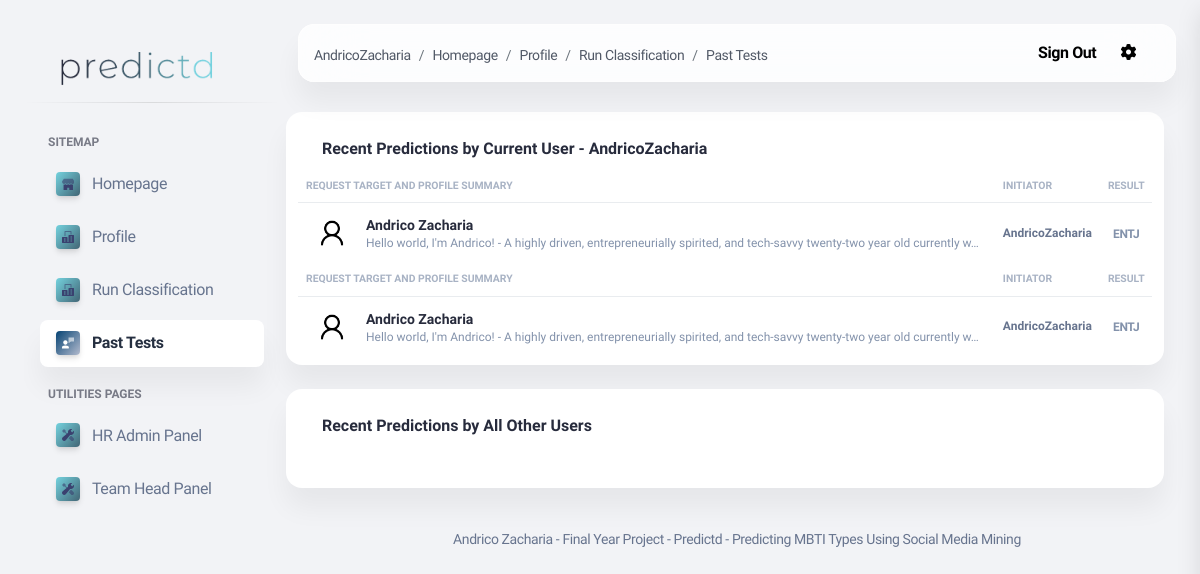
The app's page /history.html (signed in) with its own data.
### apps/home/models.py (models this page shows)
class MBTITest(models.Model):
    initiator = models.ForeignKey(User, on_delete=models.CASCADE)
    target = models.TextField()
    input = models.TextField()
    date = models.DateTimeField()
    type = models.TextField(max_length=4)
    IvsE = models.TextField(max_length=1, default="")
    IvsS = models.TextField(max_length=1, default="")
    TvsF = models.TextField(max_length=1, default="")
    JvsP = models.TextField(max_length=1, default="")
    probability = models.DecimalField(decimal_places=2, max_digits=4, default=00.00)
    profile_picture_url = models.TextField(default="/static/assets/img/profileHolder.png")

### apps/home/views.py (the view)
# urls.py: path('history.html', views.mbti_detail_view),
@login_required(login_url="/login/")
def mbti_detail_view(request):
    allMBTITests = MBTITest.objects.all().order_by('-date')
    context = {
        'segment': 'history',
        "allMBTITests": allMBTITests,
    }
    return render(request, 'home/history.html', context)

### apps/templates/home/history.html (shortened to what this page needs)
{% extends 'layouts/base.html' %}
{% block content %}
    <div class="container-fluid" style="padding-top: 30px">
        <div class="row">
            <div class="row">
                <div class="card mb-4">
                    <div class="card-header pb-0">
                        <h6>Recent Predictions by Current User - {{ user.get_username }}</h6>
                    </div>
                    <div class="card-body px-0 pt-0 pb-2">
                        <div class="table-responsive p-0">
                            <table class="table align-items-center mb-0">
                                <tbody>
                                {% for test in allMBTITests %}
                                    {% if request.user.id == test.initiator_id %}
                                        <tr>
                                            <th class="text-uppercase text-secondary text-xxs font-weight-bolder opacity-7">
                                                Request Target and Profile Summary
                                            </th>
                                            <th class="text-uppercase text-secondary text-xxs font-weight-bolder opacity-7 ps-2">
                                                Initiator
                                            </th>
                                            <th class="text-center text-uppercase text-secondary text-xxs font-weight-bolder opacity-7">
                                                Result
                                            </th>
                                        </tr>
                                        </tbody>
                                        <tbody>
                                        <tr>
                                            <td>
                                                <div class="d-flex px-2 py-1">
                                                    <div>
                                                        <img src="/static/assets/img/profileHolder.png"
                                                             class="avatar avatar-sm me-3">
                                                    </div>
                                                    <div class="d-flex flex-column justify-content-center">
                                                        <h6 class="mb-0 text-sm">{{ test.target }}</h6>
                                                        <p class="text-xs text-secondary mb-0">{{ test.input|truncatechars:120 }}</p>
                                                    </div>
                                                </div>
                                            </td>
                                            <td>
                                                <p class="text-xs font-weight-bold mb-0">{{ test.initiator }}</p>
                                            </td>
                                            <td class="align-middle text-center mb-0 text-sm">
                                                <a href="profile.html?type={{ test.type }}"><span
                                                        class="text-secondary text-xs font-weight-bold">{{ test.type }}</span></a>
                                            </td>
                                        </tr>
                                        </tbody>
                                    {% endif %}
                                {% endfor %}
                            </table>
                        </div>
                    </div>
                </div>
            </div>
        </div>
        <div class="row">
            <div class="row">
                <div class="card mb-4">
                    <div class="card-header pb-0">
                        <h6>Recent Predictions by All Other Users</h6>
                        <div class="col-sm-4 col-8 my-sm-auto ms-sm-auto mx-auto mt-3" style="padding-top: 25px;">
                            <div class="nav-wrapper position-relative end-0">
                                <ul class="nav nav-pills nav-fill p-1 bg-transparent" role="tablist">
                                </ul>
                            </div>
                        </div>
                    </div>
                    <div class="card-body px-0 pt-0 pb-2">
                    </div>
                </div>
            </div>
        </div>
        {% include "includes/footer.html" %}
{% endblock content %}

### apps/templates/includes/navigation.html (shortened to what this page needs)
<nav class="navbar navbar-main navbar-expand-lg px-0 mx-4 border-radius-xl position-sticky blur shadow-blur mt-4 left-auto top-1 z-index-sticky"
     navbar-scroll="true">
    <div class="container-fluid px-3">
        <nav aria-label="breadcrumb">
            <ol class="breadcrumb bg-transparent mb-0 pb-1 px-0 me-sm-6 me-12">
                <li class="breadcrumb-item"><a class="opacity-8 text-dark">{{ request.user.username }}</a></li>
                <li class="breadcrumb-item"><a class="opacity-8 text-dark" href="">Homepage</a></li>
                <li class="breadcrumb-item"><a class="opacity-8 text-dark" href="/profileRedirect.html">Profile</a></li>
                <li class="breadcrumb-item"><a class="opacity-8 text-dark" href="/classify-user.html">Run
                    Classification</a></li>
                <li class="breadcrumb-item"><a class="opacity-8 text-dark" href="/history.html">Past Tests</a></li>
            </ol>
        </nav>
        <div class="collapse navbar-collapse me-md-0 me-4" id="navbar">
            <ul class="navbar-nav mb-2 mb-sm-0 ms-sm-auto justify-content-sm-end">
                <li class="nav-item d-flex align-items-center">
                    <a href="/logout/" class="nav-link font-weight-bold px-0">
                        Sign Out
                    </a>
                </li>
                <li class="nav-item px-4 d-flex align-items-center">
                    <a href="javascript:" class="nav-link p-0">
                        <i class="fa fa-cog fixed-plugin-button-nav cursor-pointer" aria-hidden="true"></i>
                    </a>
                </li>
            </ul>
        </div>
    </div>
</nav>

### records on screen
MBTITest: target "Andrico Zacharia", input "Hello world, I'm Andrico! - A highly driven, entrepreneurially spirited, and tech-savvy twenty-two year old currently w…", initiator "AndricoZacharia", type "ENTJ"
MBTITest: target "Andrico Zacharia", input "Hello world, I'm Andrico! - A highly driven, entrepreneurially spirited, and tech-savvy twenty-two year old currently w…", initiator "AndricoZacharia", type "ENTJ"

### other values on screen
{{ request.user.username }} "AndricoZacharia"
{{ user.get_username }} "AndricoZacharia"
